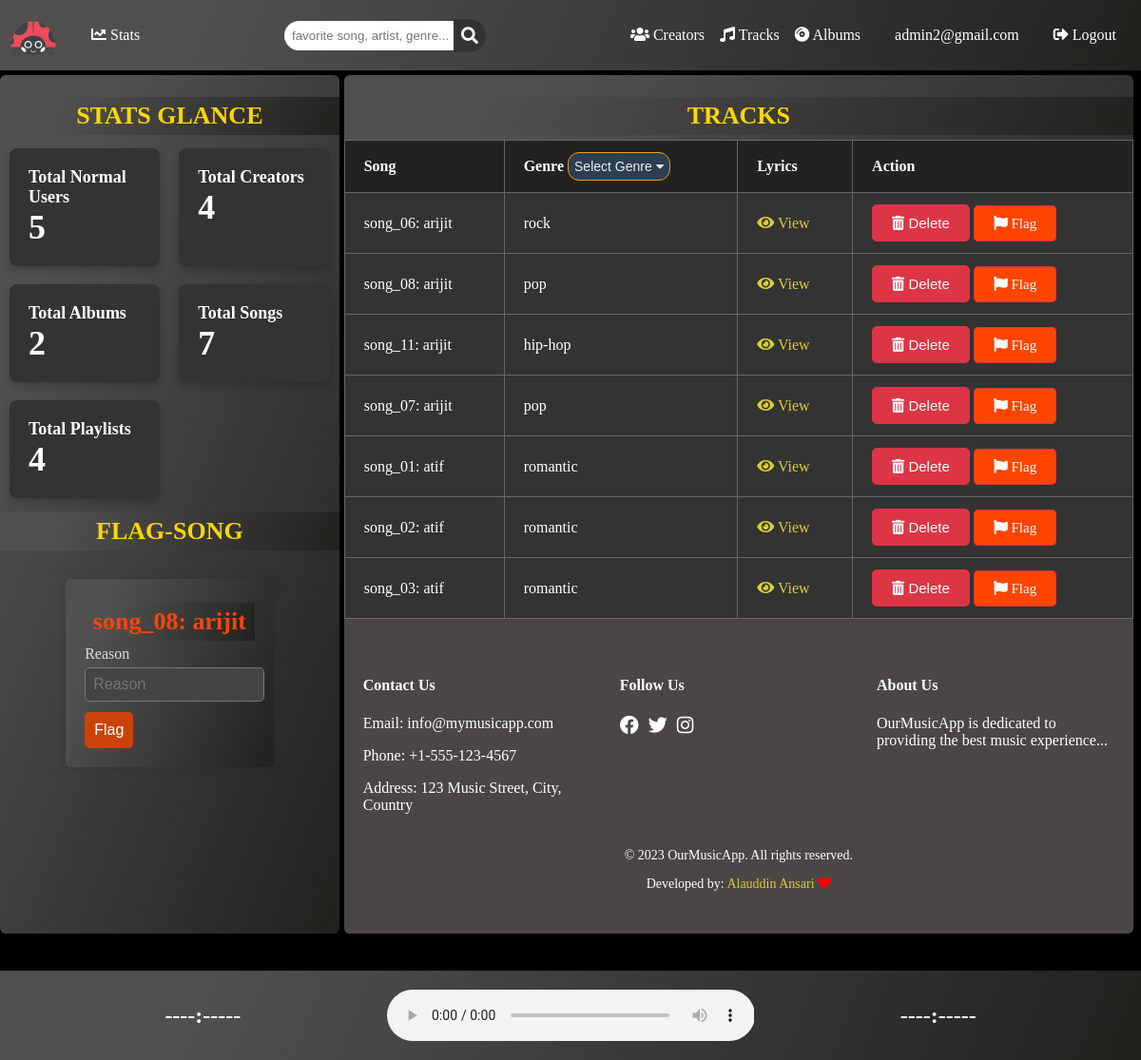
The app's page /flag_song/0a79bd47-3039-411c-a13a-524dfa04a634 (signed in) with its own data.
### models/user_model.py (models this page shows)
class Admin(db.Model, UserMixin):
    id = db.Column(db.String(36), primary_key=True, default=generate_uuid, unique=True)
    username = db.Column(db.String(80), nullable=False)
    email = db.Column(db.String(120), unique=True, nullable=False)
    password = db.Column(db.String(80), nullable=False)
    role = db.Column(db.String(10), nullable=False, default='admin')

### models/music_model.py (models this page shows)
class Song(db.Model):
    id = db.Column(db.String(36), primary_key=True, default=generate_uuid, unique=True)
    title = db.Column(db.String(100), nullable=False)
    artist = db.Column(db.String(100), nullable=False)
    lyrics = db.Column(db.Text)
    genre = db.Column(db.String(50))
    hits = db.Column(db.Integer, default=0)
    creator_id = db.Column(db.String(36), db.ForeignKey('user.id'), nullable=False)
    average_rating = db.Column(db.Float, default=0.0)
    ratings = db.relationship('Rating', backref='song', lazy=True)

### views/song_view.py (the view, shortened to what this page needs)
class FlagSongView(MethodView):
    @admin_required
    def get(self, song_id):
        song_to_flag = Song.query.get(song_id)
        is_flagged = FlaggedContent.query.filter_by(song_id=song_id).first()
        if is_flagged:
            is_flagged = True
        else:
            is_flagged = False
        songs = Song.query.all()
        stats_data = admin_stats()
        return render_template('flag_song.html', song_to_flag=song_to_flag, is_flagged=is_flagged,stats_data=stats_data, songs=songs)

### extensions/extension.py (called while the page is built)
@login_manager.user_loader
def load_user(user_id):
    from models.user_model import User, Admin
    admin = Admin.query.get(str(user_id))
    if admin is not None:
        return admin
    return User.query.get(str(user_id))

### templates/flag_song.html (shortened to what this page needs)
{% extends 'layout.html' %}
{% block post_login_form %}
    <h1 id="heading">FLAG-SONG</h1>
    <form class="upload-form" method="POST" action="{{ url_for('song.flag_song', song_id=song_to_flag.id) }}">
        <h1 id ="heading" style="color: orangered;">{{ song_to_flag.title }}: {{ song_to_flag.artist }}</h1>
        <div class="form-group">
            <label for="reason">Reason</label>
            {% if not is_flagged %}
                <input type="text" id="reason" name="reason" placeholder="Reason" class="form-control">
            {% else %}
                <input type="text" id="reason" name="reason" placeholder="The song is already flagged!!" class="form-control">
            {% endif %}
        </div>
        {% if not is_flagged %}
           <input type="submit" value="Flag" class="btn btn-primary">
        {% endif %}
    </form>
{% endblock %}
{% block admin_stats %}
    {% if current_user.role == 'admin' %}
        <br>
    <h1 id="heading">STATS GLANCE</h1>
    <br><br><br>
    <div class="grid-container">
        {% for stat in stats_data %}
            <div class="stat-container"  style="animation: none;">
                <div class="stat_heading">
                    <h1>{{ stat['heading'] }}</h1>
                </div>
                <div class="stat_data">
                    <h1>{{ stat['total'] }}</h1>
                </div>
            </div>
        {% endfor %}
    </div>
    {% endif %}
{% endblock %}
{% block content %}
    <table class="data-table" style="animation: none;">
        <h1 id="heading">TRACKS</h1>
        <thead>
            <tr>
                <th>Song</th>
                <th>
                    Genre
                    <div class="dropdown">
                        <button class="dropbtn">Select Genre <i class="fa fa-caret-down"></i></button>
                    </div>
                </th>
                <th>Lyrics</th>
                <th>Action</th>
            </tr>
        </thead>
        <tbody>
            {% for song in songs %}
                <tr class="data-row">
                    <td>{{ song.title }}: {{ song.artist }}</td>
                    <td>{{ song.genre }}</td>
                    <td><a href="{{ url_for('song.song_lyrics', id=song.id) }}"><i class="fas fa-eye"></i> View</a></td>
                    <td>
                        {% set action_url = url_for('song.delete_song', id=song.id) %}
                        <button id="delete-btn" onclick="showConfirmation('{{ action_url }}')"><i class="fas fa-trash-alt"></i> Delete</button>
                        <a href="{{ url_for('song.flag_song', song_id=song.id) }}" style="background-color: orangered;" id="delete-btn"><i class="fas fa-flag"></i> Flag</a>
                    </td>
                </tr>
            {% endfor %}
        </tbody>
    </table>
{% endblock %}

### templates/layout.html (shortened to what this page needs)
<!DOCTYPE html>
<html lang="en">
<head>
    <link rel="stylesheet" href="{{ url_for('static', filename='style.css') }}">
    <link rel="stylesheet" href="https://cdnjs.cloudflare.com/ajax/libs/font-awesome/5.15.4/css/all.min.css">
</head>
<body>
    {% block navbar %}
        <nav>
            <div class="navbar">
                <div class="left">
                    {% if current_user.is_authenticated %}
                    <a id="home" href="{{ url_for('user.dashboard') }}"><img id="logo" src="{{ url_for('static', filename='images/beetle_1.svg') }}" style="height: 50px; width: 50px"></a>
                    {% endif %}
                    {% if current_user.role == 'admin' %}
                    <a id="stats" href="{{url_for('admin.admin_visuals')}}"><i class="fas fa-chart-line"></i> Stats</a>
                    {% endif %}
                </div>
                <div class="middle">
                    {% if current_user.role == 'admin' %}
                        <form action="{{ url_for('admin.admin_search') }}" method="GET" class="search-form">
                            <div class="search-container">
                                <input id="search" type="text" name="query" placeholder="favorite song, artist, genre...">
                                <button type="submit" id="search-button"><i class="fas fa-search"></i></button>
                            </div>
                        </form>
                    {% endif %}
                </div>
                <div class="right">
                    {% if current_user.role == 'admin' %}
                    <a id="Creators" href="{{url_for('user.all_creators')}}"><i class="fas fa-users"></i> Creators</a>
                    <a id="Tracks" href="{{url_for('song.all_songs', genre='all')}}"><i class="fas fa-music"></i> Tracks</a>
                    <a id="Albums" href="{{url_for('album.all_albums')}}"><i class="fas fa-compact-disc"></i> Albums</a>
                    {% endif %}
                    <a id="user_name" href="#">{{current_user.email}}</a>
                    {% if current_user.is_authenticated %}
                        <a id="logout" href="{{url_for('user.logout')}}"><i class="fas fa-sign-out-alt"></i> Logout</a>
                    {% endif %}
                </div>
            </div>
        </nav>
    {% endblock %}
    <div class="content">
        <div class="column left-column">
            {% block admin_stats %}
            {% endblock %}
            {% block post_login_form %}
            {% endblock %}
        </div>
        <div class="column right-column">
            {% block flash %}
                <br>
            {% endblock %}
            {% block content %}
            {% endblock %}
            {% block footer %}
                <footer class="site-footer">
                    <div class="footer-content">
                        <div class="contact-info">
                            <h4>Contact Us</h4>
                            <p>Email: info@mymusicapp.com</p>
                            <p>Phone: +1-555-123-4567</p>
                            <p>Address: 123 Music Street, City, Country</p>
                        </div>
                        <div class="social-media">
                            <h4>Follow Us</h4>
                            <ul class="social-links">
                                <li><a href="#"><i class="fab fa-facebook"></i></a></li>
                                <li><a href="#"><i class="fab fa-twitter"></i></a></li>
                                <li><a href="#"><i class="fab fa-instagram"></i></a></li>
                            </ul>
                        </div>
                        <div class="about">
                            <h4>About Us</h4>
                            <p>OurMusicApp is dedicated to providing the best music experience...</p>
                        </div>
                    </div>
                    <div class="site-info">
                        <p>&copy; 2023 OurMusicApp. All rights reserved.</p>
                        <p>Developed by: <a href="https://github.com/git4alauddin">Alauddin Ansari <i style="color: red" class="fas fa-heart"></i></a></p>
                    </div>
                </footer>
            {% endblock %}
        </div>
    </div>
    {% block player %}
        <div class="audio_player">
            <div class="song_info">
                <h2>----:-----</h2>
            </div>
            <div class ="player">
                <audio controls autoplay>
                    <source src="#" type="audio/mpeg">
                </audio>
            </div>
            <div class="song_info">
                <h2>----:-----</h2>
            </div>
        </div>
    {% endblock %}
</body>
</html>

### records on screen
Admin: email "admin2@gmail.com"
Song: title "song_08", artist "arijit", genre "pop"
Song: title "song_06", artist "arijit", genre "rock"
Song: title "song_11", artist "arijit", genre "hip-hop"
Song: title "song_07", artist "arijit", genre "pop"
Song: title "song_01", artist "atif", genre "romantic"
Song: title "song_02", artist "atif", genre "romantic"
Song: title "song_03", artist "atif", genre "romantic"

### other values on screen
{{ stat['heading'] }} "Total Normal Users" "Total Creators" "Total Albums" "Total Songs" "Total Playlists"
{{ stat['total'] }} "5" "4" "2" "7" "4"
